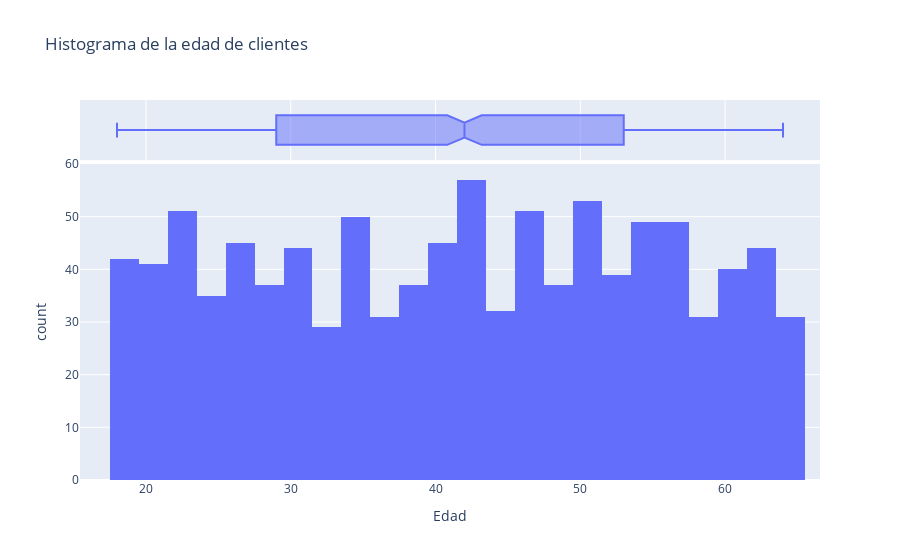

Notebook source saved alongside this figure:
### Code cell
#Este code ejecuta un histograma en la libreria Plotly.
fig = px.histogram(df, x='Age', nbins=30, title='Histograma de la edad de clientes', labels={'Age': 'Edad'}, marginal='box')
fig.show()

### Figure 1 — Plotly figure (JSON) as saved in the notebook; plotly's stock layout.template omitted (floating-point values rounded to 4 significant figures; data arrays with more than 128 entries replaced by an {"elided": "..."} marker saying what was removed)
{"data": [{"alignmentgroup": "True", "bingroup": "x", "hovertemplate": "Edad=%{x}<br>count=%{y}<extra></extra>", "legendgroup": "", "marker": {"color": "#636efa", "pattern": {"shape": ""}}, "name": "", "nbinsx": 30, "offsetgroup": "", "orientation": "v", "showlegend": false, "type": "histogram", "x": {"elided": "1000 int values"}, "xaxis": "x", "yaxis": "y"}, {"alignmentgroup": "True", "hovertemplate": "Edad=%{x}<extra></extra>", "legendgroup": "", "marker": {"color": "#636efa"}, "name": "", "notched": true, "offsetgroup": "", "showlegend": false, "type": "box", "x": {"elided": "1000 int values"}, "xaxis": "x2", "yaxis": "y2"}], "layout": {"barmode": "relative", "legend": {"tracegroupgap": 0}, "title": {"text": "Histograma de la edad de clientes"}, "xaxis": {"anchor": "y", "domain": [0, 1], "title": {"text": "Edad"}}, "xaxis2": {"anchor": "y2", "domain": [0, 1], "matches": "x", "showgrid": true, "showticklabels": false}, "yaxis": {"anchor": "x", "domain": [0, 0.8316], "title": {"text": "count"}}, "yaxis2": {"anchor": "x2", "domain": [0.8416, 1], "matches": "y2", "showgrid": false, "showline": false, "showticklabels": false, "ticks": ""}}}
